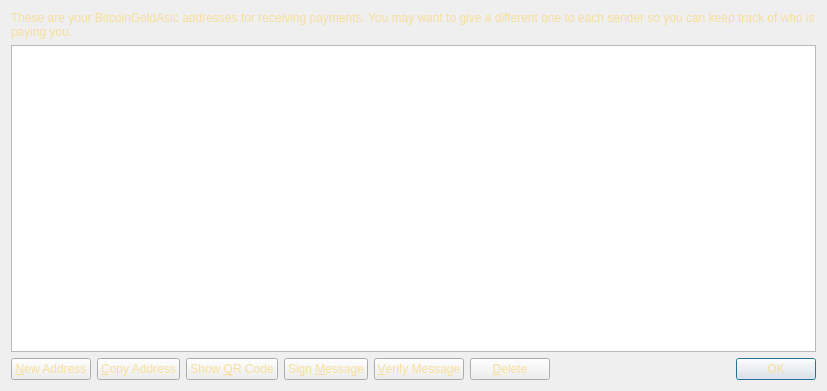
<?xml version="1.0" encoding="UTF-8"?>
<ui version="4.0">
 <class>AddressBookPage</class>
 <widget class="QWidget" name="AddressBookPage">
  <property name="geometry">
   <rect>
    <x>0</x>
    <y>0</y>
    <width>827</width>
    <height>391</height>
   </rect>
  </property>
  <property name="windowTitle">
   <string>Address Book</string>
  </property>
  <property name="styleSheet">
   <string notr="true">background-image: url(:/images/bg2);
color: rgb(246, 222, 155);</string>
  </property>
  <layout class="QVBoxLayout" name="verticalLayout">
   <item>
    <widget class="QLabel" name="labelExplanation">
     <property name="text">
      <string>These are your BitcoinGoldAsic addresses for receiving payments. You may want to give a different one to each sender so you can keep track of who is paying you.</string>
     </property>
     <property name="textFormat">
      <enum>Qt::PlainText</enum>
     </property>
     <property name="wordWrap">
      <bool>true</bool>
     </property>
    </widget>
   </item>
   <item>
    <widget class="QTableView" name="tableView">
     <property name="contextMenuPolicy">
      <enum>Qt::CustomContextMenu</enum>
     </property>
     <property name="toolTip">
      <string>Double-click to edit address or label</string>
     </property>
     <property name="tabKeyNavigation">
      <bool>false</bool>
     </property>
     <property name="alternatingRowColors">
      <bool>true</bool>
     </property>
     <property name="selectionMode">
      <enum>QAbstractItemView::SingleSelection</enum>
     </property>
     <property name="selectionBehavior">
      <enum>QAbstractItemView::SelectRows</enum>
     </property>
     <property name="sortingEnabled">
      <bool>true</bool>
     </property>
     <attribute name="verticalHeaderVisible">
      <bool>false</bool>
     </attribute>
    </widget>
   </item>
   <item>
    <layout class="QHBoxLayout" name="horizontalLayout">
     <item>
      <widget class="QPushButton" name="newAddressButton">
       <property name="toolTip">
        <string>Create a new address</string>
       </property>
       <property name="text">
        <string>&amp;New Address</string>
       </property>
       <property name="icon">
        <iconset resource="../bitcoin.qrc">
         <normaloff>:/icons/add</normaloff>:/icons/add</iconset>
       </property>
      </widget>
     </item>
     <item>
      <widget class="QPushButton" name="copyToClipboard">
       <property name="toolTip">
        <string>Copy the currently selected address to the system clipboard</string>
       </property>
       <property name="text">
        <string>&amp;Copy Address</string>
       </property>
       <property name="icon">
        <iconset resource="../bitcoin.qrc">
         <normaloff>:/icons/editcopy</normaloff>:/icons/editcopy</iconset>
       </property>
      </widget>
     </item>
     <item>
      <widget class="QPushButton" name="showQRCode">
       <property name="text">
        <string>Show &amp;QR Code</string>
       </property>
       <property name="icon">
        <iconset resource="../bitcoin.qrc">
         <normaloff>:/icons/qrcode</normaloff>:/icons/qrcode</iconset>
       </property>
      </widget>
     </item>
     <item>
      <widget class="QPushButton" name="signMessage">
       <property name="toolTip">
        <string>Sign a message to prove you own a BitcoinGoldAsic address</string>
       </property>
       <property name="text">
        <string>Sign &amp;Message</string>
       </property>
       <property name="icon">
        <iconset resource="../bitcoin.qrc">
         <normaloff>:/icons/edit</normaloff>:/icons/edit</iconset>
       </property>
      </widget>
     </item>
     <item>
      <widget class="QPushButton" name="verifyMessage">
       <property name="toolTip">
        <string>Verify a message to ensure it was signed with a specified BitcoinGoldAsic address</string>
       </property>
       <property name="text">
        <string>&amp;Verify Message</string>
       </property>
       <property name="icon">
        <iconset resource="../bitcoin.qrc">
         <normaloff>:/icons/transaction_0</normaloff>:/icons/transaction_0</iconset>
       </property>
      </widget>
     </item>
     <item>
      <widget class="QPushButton" name="deleteButton">
       <property name="toolTip">
        <string>Delete the currently selected address from the list</string>
       </property>
       <property name="text">
        <string>&amp;Delete</string>
       </property>
       <property name="icon">
        <iconset resource="../bitcoin.qrc">
         <normaloff>:/icons/remove</normaloff>:/icons/remove</iconset>
       </property>
      </widget>
     </item>
     <item>
      <spacer name="horizontalSpacer">
       <property name="orientation">
        <enum>Qt::Horizontal</enum>
       </property>
       <property name="sizeHint" stdset="0">
        <size>
         <width>40</width>
         <height>20</height>
        </size>
       </property>
      </spacer>
     </item>
     <item>
      <widget class="QDialogButtonBox" name="buttonBox">
       <property name="sizePolicy">
        <sizepolicy hsizetype="Maximum" vsizetype="Fixed">
         <horstretch>0</horstretch>
         <verstretch>0</verstretch>
        </sizepolicy>
       </property>
       <property name="standardButtons">
        <set>QDialogButtonBox::Ok</set>
       </property>
      </widget>
     </item>
    </layout>
   </item>
  </layout>
 </widget>
 <resources>
  <include location="../bitcoin.qrc"/>
 </resources>
 <connections/>
</ui>
